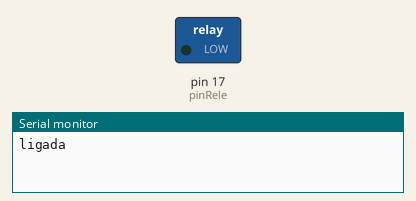
Recording of a sketch running on a simulated Arduino Uno, built with avr-gcc and run on an emulated ATmega328P. Shown: switched loads named in the sketch (green lamp = pin HIGH), the last lines printed to the serial monitor.

Above: at 4.5 s.
At 13.5 s:
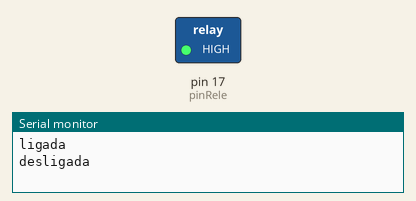
Timing chart, 0 to 23.4 s (numbered marks = the images above):
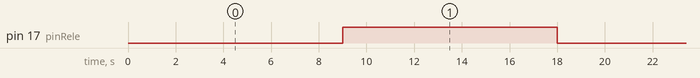

Measured:
- by itself, pin 17 (pinRele): alternates HIGH for 9.0 s and LOW for 9.0 s

The sketch:

rele.ino
```cpp
int pinRele = 17; //Definição do pino de controle do relé

void setup() {
  Serial.begin(9600);
  pinMode(pinRele, OUTPUT);
}

void loop() {

  digitalWrite(pinRele, LOW);
  Serial.println("ligada");
  delay(9000); //Intervalo de 9 segundos

  digitalWrite(pinRele, HIGH);
  Serial.println("desligada");
  delay(9000);
}
```
